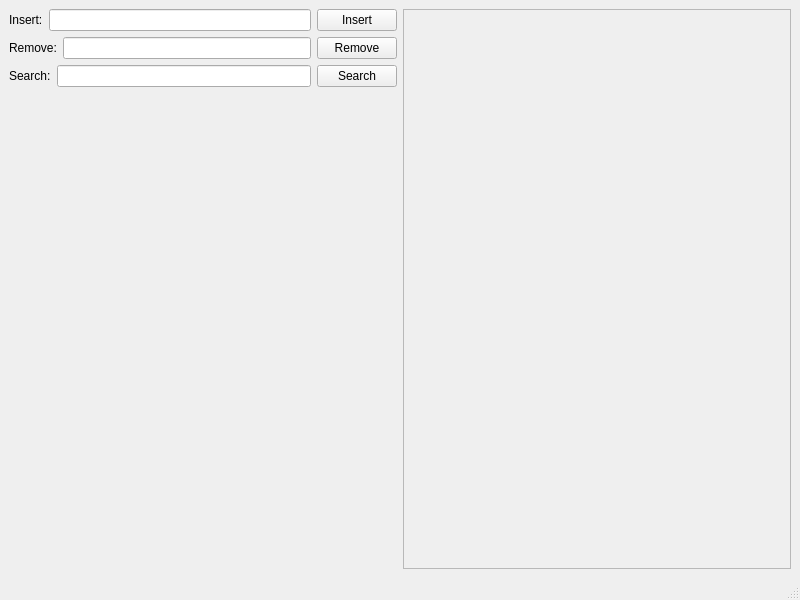
<?xml version="1.0" encoding="UTF-8"?>
<ui version="4.0">
 <class>MainWindow</class>
 <widget class="QMainWindow" name="MainWindow">
  <property name="geometry">
   <rect>
    <x>0</x>
    <y>0</y>
    <width>800</width>
    <height>600</height>
   </rect>
  </property>
  <property name="windowTitle">
   <string>Ternary Search Tree</string>
  </property>
  <widget class="QWidget" name="centralwidget">
   <layout class="QHBoxLayout" name="horizontalLayout_2">
    <item>
     <layout class="QHBoxLayout" name="horizontalMainLayout">
      <item>
       <layout class="QVBoxLayout" name="verticalLayoutOfConf">
        <item>
         <layout class="QHBoxLayout" name="horizontalLayoutOfInsert">
          <item>
           <widget class="QLabel" name="label">
            <property name="text">
             <string>Insert:</string>
            </property>
           </widget>
          </item>
          <item>
           <widget class="QLineEdit" name="lineEditOfInsert"/>
          </item>
          <item>
           <widget class="QPushButton" name="pushButtonOfInsert">
            <property name="text">
             <string>Insert</string>
            </property>
           </widget>
          </item>
         </layout>
        </item>
        <item>
         <layout class="QHBoxLayout" name="horizontalLayoutOfRemove">
          <item>
           <widget class="QLabel" name="label_2">
            <property name="text">
             <string>Remove:</string>
            </property>
           </widget>
          </item>
          <item>
           <widget class="QLineEdit" name="lineEditOfRemove"/>
          </item>
          <item>
           <widget class="QPushButton" name="pushButtonOfRemove">
            <property name="text">
             <string>Remove</string>
            </property>
           </widget>
          </item>
         </layout>
        </item>
        <item>
         <layout class="QHBoxLayout" name="horizontalLayoutOfSearch">
          <item>
           <widget class="QLabel" name="label_3">
            <property name="text">
             <string>Search:</string>
            </property>
           </widget>
          </item>
          <item>
           <widget class="QLineEdit" name="lineEditOfSearch"/>
          </item>
          <item>
           <widget class="QPushButton" name="pushButtonOfSearch">
            <property name="text">
             <string>Search</string>
            </property>
           </widget>
          </item>
         </layout>
        </item>
        <item>
         <spacer name="verticalSpacer">
          <property name="orientation">
           <enum>Qt::Vertical</enum>
          </property>
          <property name="sizeHint" stdset="0">
           <size>
            <width>20</width>
            <height>40</height>
           </size>
          </property>
         </spacer>
        </item>
       </layout>
      </item>
      <item>
       <layout class="QVBoxLayout" name="verticalLayoutOfImage">
        <item>
         <widget class="QScrollArea" name="scrollArea">
          <property name="widgetResizable">
           <bool>true</bool>
          </property>
          <widget class="QWidget" name="scrollAreaWidgetContents">
           <property name="geometry">
            <rect>
             <x>0</x>
             <y>0</y>
             <width>383</width>
             <height>533</height>
            </rect>
           </property>
           <layout class="QVBoxLayout" name="verticalLayout">
            <item>
             <widget class="QLabel" name="labelOfImage">
              <property name="text">
               <string/>
              </property>
             </widget>
            </item>
           </layout>
          </widget>
         </widget>
        </item>
       </layout>
      </item>
     </layout>
    </item>
   </layout>
  </widget>
  <widget class="QMenuBar" name="menubar">
   <property name="geometry">
    <rect>
     <x>0</x>
     <y>0</y>
     <width>800</width>
     <height>22</height>
    </rect>
   </property>
  </widget>
  <widget class="QStatusBar" name="statusbar"/>
 </widget>
 <resources/>
 <connections/>
</ui>
